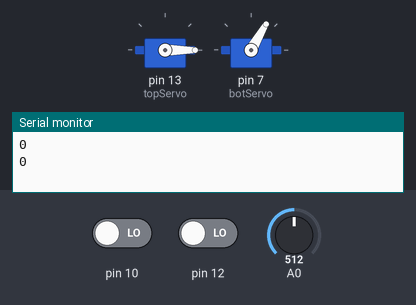
Bench run of a sketch on a simulated Arduino Uno, built with avr-gcc and run on an emulated ATmega328P. Shown: 2 × servo, the last lines printed to the serial monitor. Inputs (shaded band) come from the test bench; at power-on: pin 12 LOW, A0 = 512, pin 10 LOW.

Above: at 7.5 s.
7.6 s: pin 12 driven HIGH
At 9.04 s:
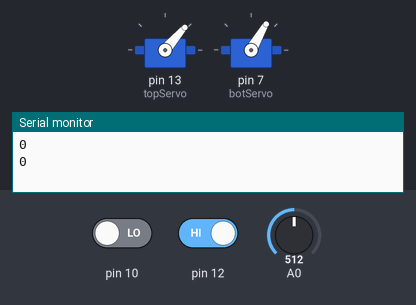
At 10.6 s:
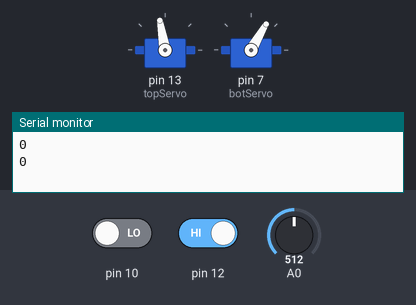
14.2 s: pin 12 driven LOW
At 16.17 s:
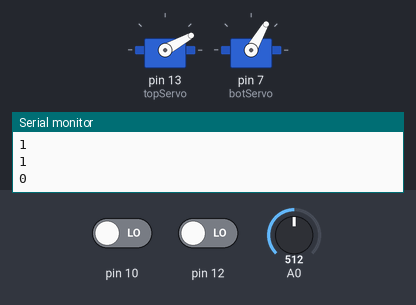
20.8 s: A0 set to 860
Timing chart, 0 to 33.4 s (numbered marks = the images above; inputs shaded):
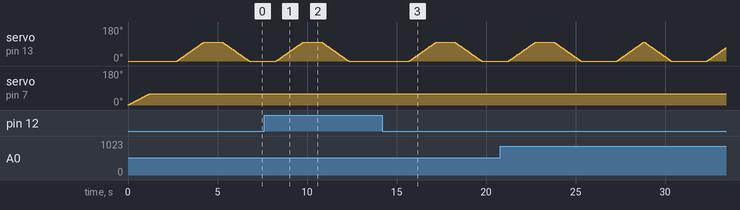

The sketch:

wasteSegrgator.ino
```cpp
#include <Servo.h>

Servo topServo;
Servo botServo;
// top - 13      bot  - 7    IR  -  12     metal -  10
// create servo object to control a servo
// twelve servo objects can be created on most boards

int pos1 = 0;    // variable to store the servo position
int pos=0;
void setup() {
  topServo.attach(13);
  botServo.attach(7);
  pinMode(8,INPUT);
  pinMode(7,INPUT);
  topServo.write(0);
  botServo.write(0); // attaches the servo on pin 9 to the servo object
  Serial.begin(9600);
}
void moveMet(){
  if(pos==0){
    for (pos = 0; pos <= 120; pos += 1) { // goes from 0 degrees to 180 degrees
    // in steps of 1 degree
    botServo.write(pos);              // tell servo to go to position in variable 'pos'
    delay(20);                       // waits 15ms for the servo to reach the position
  }
    }
   else if(pos==60){
    for (pos = 60; pos <= 120; pos += 1) { // goes from 0 degrees to 180 degrees
    // in steps of 1 degree
    botServo.write(pos);              // tell servo to go to position in variable 'pos'
    delay(20);                       // waits 15ms for the servo to reach the position
  }
    }
  }
void moveDry(){
  if(pos==60){
    for (pos = 60; pos >= 0; pos -= 1) { // goes from 0 degrees to 180 degrees
    // in steps of 1 degree
    botServo.write(pos);              // tell servo to go to position in variable 'pos'
    delay(20);                       // waits 15ms for the servo to reach the position
  }
    }
   else if(pos==120){
    for (pos = 60; pos >= 0; pos -= 1) { // goes from 0 degrees to 180 degrees
    // in steps of 1 degree
    botServo.write(pos);              // tell servo to go to position in variable 'pos'
    delay(20);                       // waits 15ms for the servo to reach the position
  }
    }
  }
void moveWet(){
  if(pos==0){
    for (pos = 0; pos <= 60; pos += 1) { // goes from 0 degrees to 180 degrees
    // in steps of 1 degree
    botServo.write(pos);              // tell servo to go to position in variable 'pos'
    delay(20);                       // waits 15ms for the servo to reach the position
  }
    }
   else if(pos==120){
    for (pos = 120; pos >= 60; pos -= 1) { // goes from 0 degrees to 180 degrees
    // in steps of 1 degree
    botServo.write(pos);              // tell servo to go to position in variable 'pos'
    delay(20);                       // waits 15ms for the servo to reach the position
  }
    }
  }
void loop() {

 int water=analogRead(A0);
 int block=digitalRead(12);
 int metal=digitalRead(10);
Serial.println(block);
 if(block<1){
   if (metal==1){
  moveMet();
  delay(1500);
  for (pos1 = 0; pos1 <= 100; pos1 += 1) { // goes from 0 degrees to 180 degrees
    // in steps of 1 degree
    topServo.write(pos1);              // tell servo to go to position in variable 'pos'
    delay(15);                       // waits 15ms for the servo to reach the position
  }
  delay(1000);
  for (pos1 = 100; pos1 >= 0; pos1 -= 1) { // goes from 180 degrees to 0 degrees
    topServo.write(pos1);              // tell servo to go to position in variable 'pos'
    delay(15);                       // waits 15ms for the servo to reach the position
  }
  }
else if (water<850){
  moveWet();
   delay(1500);
  for (pos1 = 0; pos1 <= 100; pos1 += 1) { // goes from 0 degrees to 180 degrees
    // in steps of 1 degree
    topServo.write(pos1);              // tell servo to go to position in variable 'pos'
    delay(15);                       // waits 15ms for the servo to reach the position
  }
  delay(1000);
  for (pos1 = 100; pos1 >= 0; pos1 -= 1) { // goes from 180 degrees to 0 degrees
    topServo.write(pos1);              // tell servo to go to position in variable 'pos'
    delay(15);                       // waits 15ms for the servo to reach the position
  }
  }
else{
  moveDry();
  delay(2000);
  for (pos1 = 0; pos1 <= 100; pos1 += 1) { // goes from 0 degrees to 180 degrees
    // in steps of 1 degree
    topServo.write(pos1);              // tell servo to go to position in variable 'pos'
    delay(15);                       // waits 15ms for the servo to reach the position
  }
  for (pos1 = 100; pos1 >= 0; pos1 -= 1) { // goes from 180 degrees to 0 degrees
    topServo.write(pos1);              // tell servo to go to position in variable 'pos'
    delay(15);                       // waits 15ms for the servo to reach the position
  }
  }
  }
}
```

Measured:
- after the input at 7.6 s, servo on pin 13 (topServo): goes on until 12.3 s, then stays 0°
- after the input at 14.2 s, servo on pin 13 (topServo): rises from 0° to 100° in 1.5 s, then falls to 0° in 2.5 s
- by itself, servo on pin 13 (topServo): rises from 0° to 100° in 1.5 s, then falls to 0° in 2.5 s
